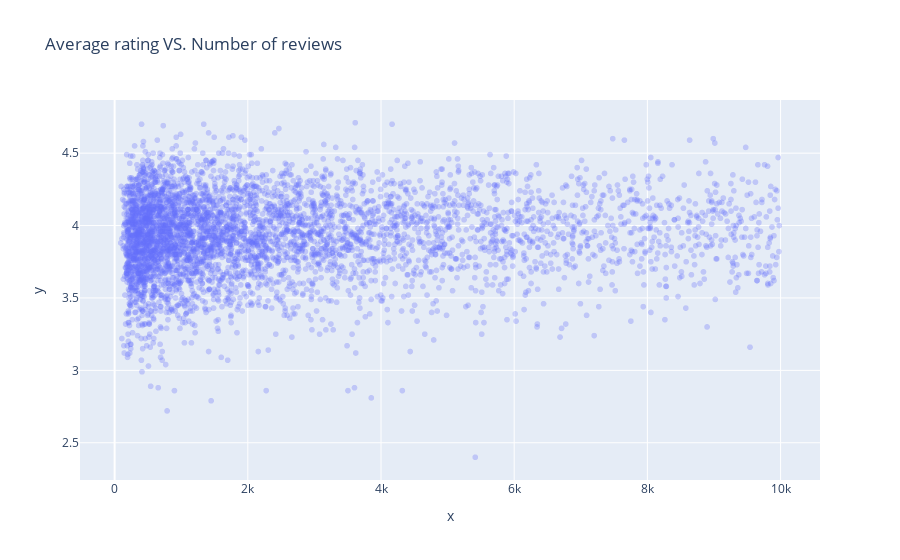

The cell this chart's notebook holds for it:
### Code cell
df_for_fig = rated_books[rated_books["ratings_count"] < 10000] 

fig = px.scatter(x= df_for_fig["ratings_count"], y= df_for_fig["average_rating"], opacity = 0.3, 
                 title = "Average rating VS. Number of reviews")
fig.show()

### Figure 1 — Plotly figure (JSON) as saved in the notebook; plotly's stock layout.template omitted (floating-point values rounded to 4 significant figures; data arrays with more than 128 entries replaced by an {"elided": "..."} marker saying what was removed)
{"data": [{"hovertemplate": "x=%{x}<br>y=%{y}<extra></extra>", "legendgroup": "", "marker": {"color": "#636efa", "opacity": 0.3, "symbol": "circle"}, "mode": "markers", "name": "", "showlegend": false, "type": "scattergl", "x": {"elided": "4632 int values"}, "xaxis": "x", "y": {"elided": "4632 float values"}, "yaxis": "y"}], "layout": {"legend": {"tracegroupgap": 0}, "title": {"text": "Average rating VS. Number of reviews"}, "xaxis": {"anchor": "y", "domain": [0, 1], "title": {"text": "x"}}, "yaxis": {"anchor": "x", "domain": [0, 1], "title": {"text": "y"}}}}
